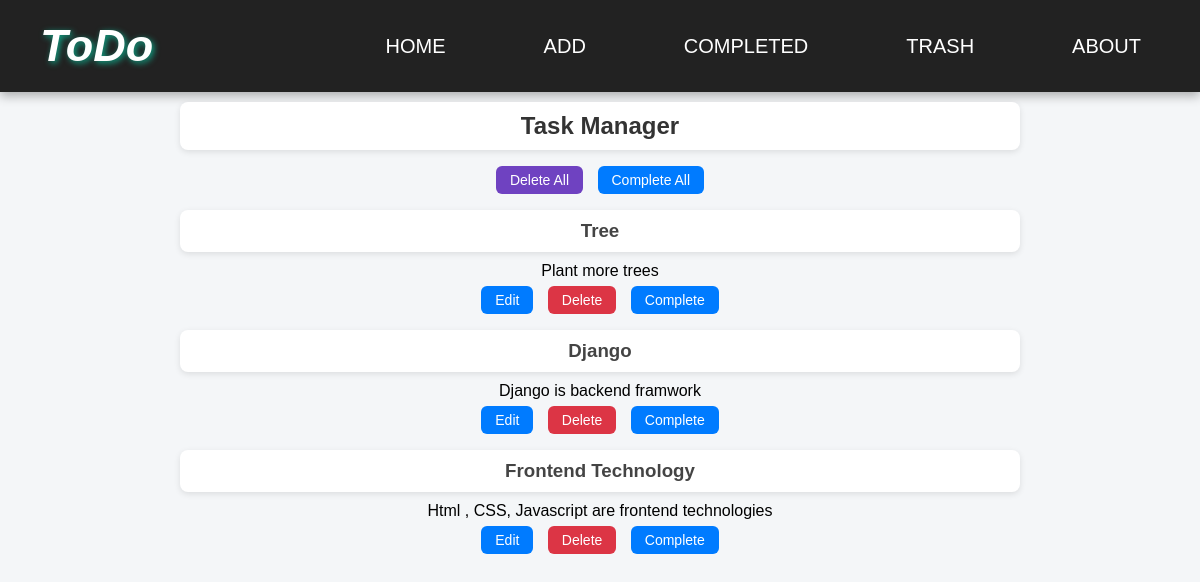
The page / on the database its author committed.
### base/models.py (models this page shows)
class Taskmodel(models.Model):
    title = models.CharField(max_length=30)
    desc = models.CharField(max_length=100)

### base/views.py (the view)
# urls.py: path('', home, name='home'),
def home(request):
    data = Taskmodel.objects.all()
    return render(request, 'home.html', {'data': data})

### base/templates/home.html
{% extends 'main.html' %}
{% block content %}
<h2 class="page-title">Task Manager</h2>
<div class="actions">
    <a href="{% url 'delete_all' %}" class="btn danger">Delete All</a>
    <a href="{% url 'complete_all' %}" class="btn success">Complete All</a>
</div>
<div class="todo-list">
    {% for i in data %}
        <div class="todo-item">
            <div class="todo-text">
                <h3>{{ i.title }}</h3>
                <p>{{ i.desc }}</p>
            </div>
            <div class="todo-actions">
                <a href="{% url 'update' i.id %}" class="btn">Edit</a>
                <a href="{% url 'delete' i.id %}" class="btn danger">Delete</a>
                <a href="{% url 'complete_' i.id %}" class="btn success">Complete</a>
            </div>
        </div>
    {% empty %}
        <p class="empty">No tasks yet 🎉</p>
    {% endfor %}
</div>
{% endblock %}

### static/styles.css (style rules this page uses)
* { margin: 0; padding: 0; box-sizing: border-box; font-family: Arial, sans-serif; }
body { background-color: #f4f6f8; text-align: center; }
h2 { margin: 20px 0 10px; color: #333; }
h3 { margin: 10px 0; color: #444; }
h2, h3 { background: white; padding: 10px; margin: 10px auto; width: 70%; border-radius: 8px; box-shadow: 0 2px 6px rgba(0,0,0,0.1); }
a { display: inline-block; margin: 6px 5px; padding: 6px 14px; border-radius: 6px; text-decoration: none; color: white; font-size: 14px; transition: 0.3s; }
a[href*="update"], a[href*="complete_"], a[href*="complete_all"] { background-color: #007bff; }
a[href*="delete"] { background-color: #dc3545; }
a[href*="delete_all"], a[href*="complete_deleteall"] { background-color: #6f42c1; }

### rows shown on the page
Taskmodel: title "Tree", desc "Plant more trees"
Taskmodel: title "Django", desc "Django is backend framwork"
Taskmodel: title "Frontend Technology", desc "Html , CSS, Javascript are frontend technologies"
